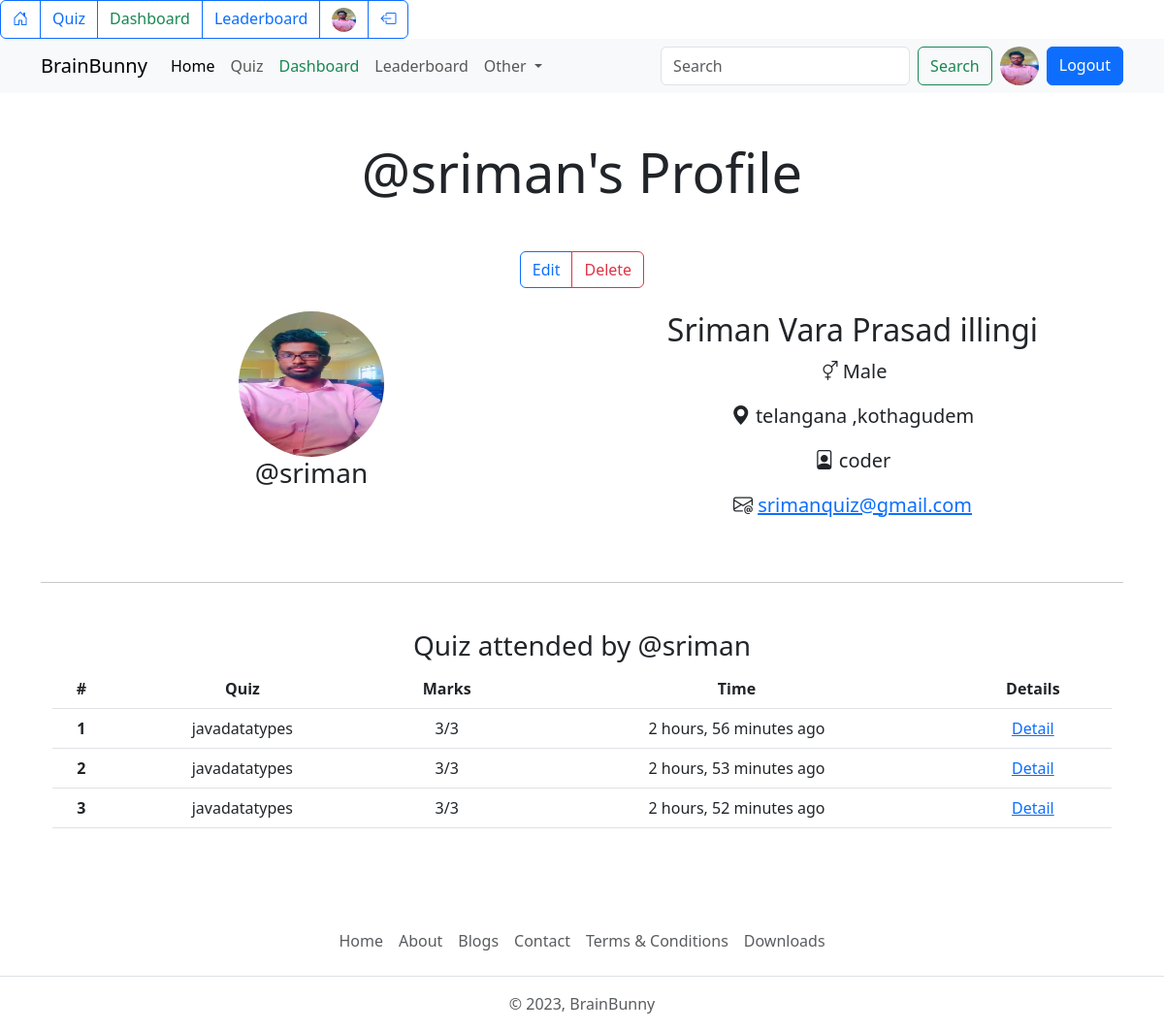
The page /user/profile/sriman (signed in) on the database its author committed.
### account/models.py (models this page shows, shortened)
class Profile(models.Model):
    user = models.OneToOneField(User, on_delete=models.CASCADE, null=True, verbose_name='User Object') #verbose_name
    bio = models.TextField(blank=True, null=True)
    profile_img = models.ImageField(upload_to='profile_images', default='user.png', blank=True, null=True, verbose_name='Profile Pic')
    location = models.CharField(max_length=100, blank=True, null=True)
    GENDER = (
        ('Male', 'Male'),
        ('Female', 'Female'),
        ('Other', 'Other'),
    )
    gender = models.CharField(max_length=6, choices=GENDER, blank=True, null=True)

### quiz/models.py (models this page shows, shortened)
class QuizSubmission(models.Model):
    user = models.ForeignKey(User, on_delete=models.CASCADE)
    quiz = models.ForeignKey(Quiz, on_delete=models.CASCADE)
    score = models.IntegerField()
    submitted_at = models.DateTimeField(auto_now_add=True)

class Quiz(models.Model):
    title = models.CharField(max_length=255)
    description = models.TextField()
    category = models.ForeignKey(Category, on_delete=models.CASCADE)
    quiz_file = models.FileField(upload_to='quiz/')
    created_at = models.DateTimeField(auto_now_add=True)
    updated_at = models.DateTimeField(auto_now=True)
    class Meta:
        verbose_name_plural = 'Quizzes'

class Question(models.Model):
    quiz = models.ForeignKey(Quiz, on_delete=models.CASCADE)
    text = models.TextField()

### account/views.py (the view)
# urls.py: path('profile/<str:username>',views.profile,name='profile'),
@login_required
def profile(request, username):
    user_object2 = get_object_or_404(User, username=username)
    user_profile2 = get_object_or_404(Profile, user=user_object2)
    submissions = QuizSubmission.objects.filter(user=user_object2)
    context = {"user_profile2": user_profile2, "submissions":submissions}
    return render(request, "profile.html", context)

### base/templates/profile.html (shortened to what this page needs)
{% extends 'index.html' %}
{% block content %}
    <h1 class="display-4 text-center my-5">@{{user_profile2.user.username}}'s Profile</h1>
    <div class="container text-center">
        {% if request.user.username == user_profile2.user.username %}
        <div class="btn-group" role="group" aria-label="Basic mixed styles example">
            <a href="{% url 'edit_profile' %}" type="button" class="btn btn-outline-primary">Edit</a>
            <a href="{% url 'delete_profile' %}" type="button" class="btn btn-outline-danger">Delete</a>
        </div>
        {% endif %}
        <div class="container text-center my-4">
            <div class="row row-cols-sm-1 row-cols-md-2">
                <div class="col-12">
                    <img src="{{user_profile2.profile_img.url}}" alt="user-profile" class="rounded-circle" width="150" height="150">
                    <h2 class="fs-3">@{{user_profile2.user.username}}</h2>
                </div>
                <div class="col-12">
                    <h2>{{user_profile2.user.first_name|default:"Full name not available"}} {{user_profile2.user.last_name}}</h2>
                    <p class="fs-5"><i class="bi bi-gender-ambiguous"></i> {{user_profile2.gender|default:'Gender Not Available'}}</p>
                    <p class="fs-5"><i class="bi bi-geo-alt-fill"></i> {{user_profile2.location|default:'Location Not Available'}}</p>
                    <p class="fs-5"><i class="bi bi-file-person"></i> {{user_profile2.bio|default:'Bio Not Available'}}</p>
                    {% if request.user.is_superuser %}
                    <p class="fs-5"><i class="bi bi-envelope-at"></i> <a href="mailto:{{user_profile2.user.email}}"> {{user_profile2.user.email|default:'Email Not Available'}}</a></p>
                    {% endif %}
                </div>
            </div>
        </div>
        <hr class="my-5">
        <div class="container">
            <div class="row row-cols-sm-1 row-cols-md-1 row-cols-lg-1">
                <div class="col-12">
                    <h3>Quiz attended by @{{user_profile2.user.username}}</h3>
                    <table class="table">
                        <thead>
                            <tr>
                                <th scope="col">#</th>
                                <th scope="col">Quiz</th>
                                <th scope="col">Marks</th>
                                <th scope="col">Time</th>
                                <th scope="col">Details</th>
                            </tr>
                        </thead>
                        <tbody>
                            {% for submission in submissions %}
                            <tr>
                                <th scope="row">{{forloop.counter}}</th>
                                <td title="{{submission.quiz.title}}">{{submission.quiz.title|truncatewords:6}}</td>
                                <td>{{submission.score}}/{{submission.quiz.question_set.all|length}}</td>
                                <td>{{submission.submitted_at|timesince}} ago</td>
                                <td>
                                    <a href="{% url 'quiz_result' submission.id %}">Detail</a>
                                </td>
                            </tr>
                            {% endfor %}
                        </tbody>
                    </table>
                </div>
            </div>
        </div>
    </div>
{% endblock content %}

### base/templates/index.html (shortened to what this page needs)
{% load static %}
<!DOCTYPE html>
<html lang="en">
<head>
    <link href="https://cdn.jsdelivr.net/npm/bootstrap@5.3.0-alpha3/dist/css/bootstrap.min.css" rel="stylesheet"
>
    <link rel="stylesheet"
        href="https://cdnjs.cloudflare.com/ajax/libs/bootstrap-icons/1.10.5/font/bootstrap-icons.min.css"
 />
    <link rel="stylesheet" href="{% static 'css/style.css' %}">
</head>
<body>
    {% include "components/navbar.html" %}
    {% block content %}
    {% endblock content %}
    {% include "components/footer.html" %}
</body>
</html>

### base/templates/components/navbar.html (shortened to what this page needs)
    <div class="btn-group" role="group" aria-label="Basic outlined example">
        <a href="{% url 'home' %}" class="btn btn-outline-primary"><i class="bi bi-house-door"></i></a>
        <a href="{% url 'all_quiz' %}" class="btn btn-outline-primary">Quiz</a>
        {% if request.user.is_superuser %}
        <a href="{% url 'dashboard' %}" class="btn btn-outline-primary text-success">Dashboard</a>
        {% endif %}
        <a href="{% url 'leaderboard' %}" class="btn btn-outline-primary">Leaderboard</a>
        {% if request.user.is_authenticated %}
        <a href="{% url 'profile' request.user.username %}" class="btn btn-outline-primary">
            <img src="{{request.user.profile.profile_img.url}}" class="rounded-circle" width="25" height="25" alt="profile_img">
        </a>
        <a href="{% url 'logout' %}" class="btn btn-outline-primary"><i class="bi bi-box-arrow-left"></i></a>
        {% else %}
        <a href="{% url 'login' %}" class="btn btn-outline-primary"><i class="bi bi-box-arrow-right"></i></a>
        {% endif %}
    </div>
<nav class="navbar navbar-expand-lg bg-body-tertiary d-none d-lg-block">
    <div class="container">
        <a class="navbar-brand" href="{% url 'home' %}">BrainBunny</a>
        <div class="collapse navbar-collapse" id="navbarSupportedContent">
            <ul class="navbar-nav me-auto mb-2 mb-lg-0">
                <li class="nav-item">
                    <a class="nav-link active" aria-current="page" href="{% url 'home' %}">Home</a>
                </li>
                <li class="nav-item">
                    <a class="nav-link" href="{% url 'all_quiz' %}">Quiz</a>
                </li>
                {% if request.user.is_superuser %}
                <li class="nav-item">
                    <a class="nav-link text-success" href="{% url 'dashboard' %}">Dashboard</a>
                </li>
                {% endif %}
                <li class="nav-item">
                    <a class="nav-link" href="{% url 'leaderboard' %}">Leaderboard</a>
                </li>
                <li class="nav-item dropdown">
                    <a class="nav-link dropdown-toggle" href="#" role="button" data-bs-toggle="dropdown"
                        aria-expanded="false">
                        Other
                    </a>
                </li>
            </ul>
            <form class="d-flex" role="search" action="{% url 'search_users' %}">
                <input class="form-control me-2" type="search" name="q" placeholder="Search" aria-label="Search">
                <button class="btn btn-outline-success" type="submit">Search</button>
                {% if request.user.is_authenticated %}
                <a href="{% url 'profile' request.user.username %}" data-bs-toggle="tooltip" data-bs-placement="bottom" data-bs-title="@{{request.user.username}}" class="mx-2">
                    <img src="{{request.user.profile.profile_img.url}}" class="rounded-circle" width="40" height="40" alt="profile_img">
                </a>
                <a href="{% url 'logout' %}" class="btn btn-primary">Logout</a>
                {% else %}
                <a href="{% url 'login' %}" class="btn btn-primary ms-2">Login</a>
                {% endif %}
            </form>
        </div>
    </div>
</nav>

### base/templates/components/footer.html (shortened to what this page needs)
<footer class="py-3 my-4"></footer>
    <ul class="nav justify-content-center border-bottom pb-3 mb-3">
        <li class="nav-item"><a href="{% url 'home' %}" class="nav-link px-2 text-body-secondary">Home</a></li>
        <li class="nav-item"><a href="{% url 'about' %}" class="nav-link px-2 text-body-secondary">About</a></li>
        <li class="nav-item"><a href="{% url 'blogs' %}" class="nav-link px-2 text-body-secondary">Blogs</a></li>
        <li class="nav-item"><a href="{% url 'contact' %}" class="nav-link px-2 text-body-secondary">Contact</a></li>
        <li class="nav-item"><a href="{% url 'terms_conditions' %}" class="nav-link px-2 text-body-secondary">Terms & Conditions</a></li>
        <li class="nav-item"><a href="{% url 'downloads' %}" class="nav-link px-2 text-body-secondary">Downloads</a></li>
    </ul>
    <p class="text-center text-body-secondary">© 2023, BrainBunny</p>

### rows shown on the page
Profile: user.username "sriman", profile_img (picture), user.first_name "Sriman Vara Prasad", user.last_name "illingi", gender "Male", location "telangana ,kothagudem", bio "coder", user.email "srimanquiz@gmail.com"
QuizSubmission: quiz "javadatatypes", score "3", quiz.question_set.all|length "3", submitted_at "2 hours, 56 minutes"
QuizSubmission: quiz "javadatatypes", score "3", quiz.question_set.all|length "3", submitted_at "2 hours, 53 minutes"
QuizSubmission: quiz "javadatatypes", score "3", quiz.question_set.all|length "3", submitted_at "2 hours, 52 minutes"
